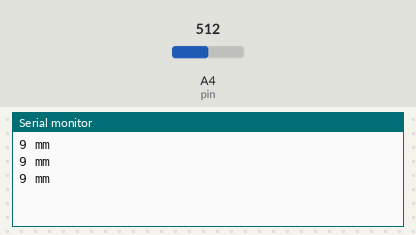
A sketch run on a simulated Arduino Uno, built with avr-gcc and run on an emulated ATmega328P. Shown: the last lines printed to the serial monitor. The test bench sets the inputs (shaded band); at power-on: A4 (pin) = 512.

Above: at 1.3 s.
1.4 s: A4 (pin) set to 716
At 1.9 s:
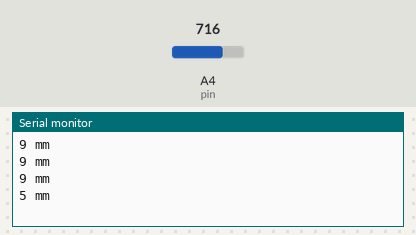
2.9 s: A4 (pin) set to 900
At 3.4 s:
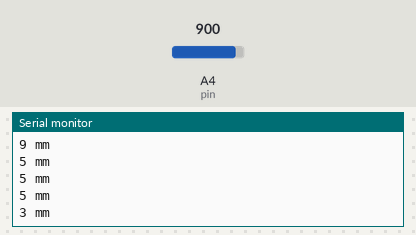
Timing chart, 0 to 5.9 s (numbered marks = the images above; inputs shaded):
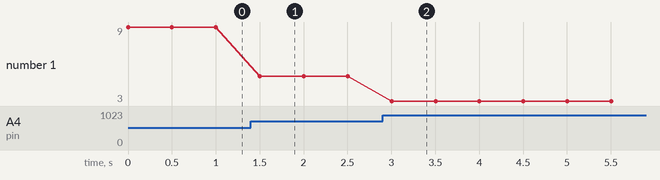

Measured:
- after the input at 1.4 s, the serial monitor: prints a new line after 0.10 s (image 1)
- after the input at 2.9 s, the serial monitor: prints a new line after 0.10 s (image 2)
- plotted number 1: 9 → 5 after the input at 1.4 s, 5 → 3 after the input at 2.9 s

The sketch:

longIR_test2.ino
```cpp
#define pin A4

void setup ()
{
  Serial.begin (9600);
  pinMode (pin, INPUT);
}

void loop ()
{
  uint16_t value = analogRead (pin);
  uint16_t distance = get_gp2d12 (value)/10;
  Serial.print (distance);
  Serial.println (" mm");
  Serial.println ();
  delay (500);
}

uint16_t get_gp2d12 (uint16_t value)
{
  if (value < 10) value = 10;
  return ((67870.0 / (value - 3.0)) - 40.0);
}
```
